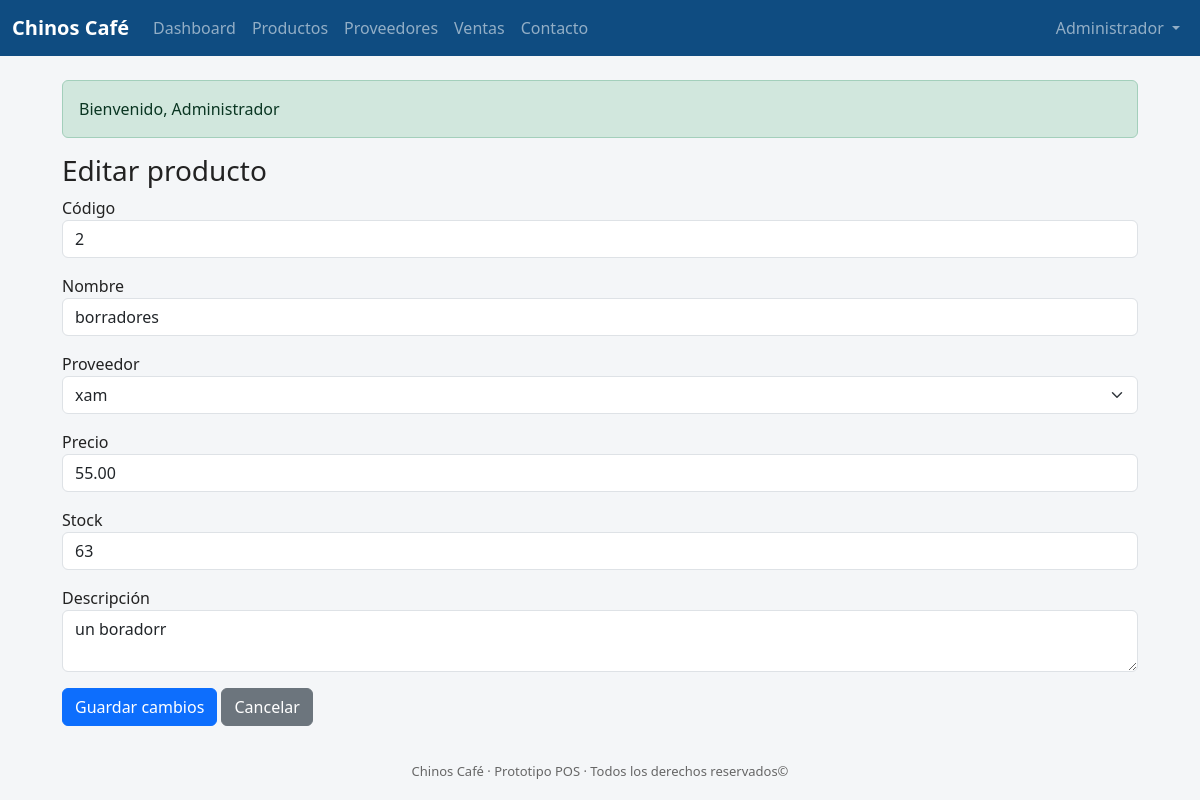
The app's page /chinoscafe/edit_product.php?id=2 (signed in) with its own data.
### tables this page shows
CREATE TABLE `users` (
  `id` int(11) NOT NULL,
  `username` varchar(100) NOT NULL,
  `password_hash` varchar(255) NOT NULL,
  `full_name` varchar(150) DEFAULT NULL,
  `created_at` timestamp NOT NULL DEFAULT current_timestamp()
);

CREATE TABLE `products` (
  `id` int(11) NOT NULL,
  `supplier_id` int(11) DEFAULT NULL,
  `code` varchar(50) DEFAULT NULL,
  `name` varchar(200) NOT NULL,
  `description` text DEFAULT NULL,
  `price` decimal(10,2) NOT NULL DEFAULT 0.00,
  `stock` int(11) NOT NULL DEFAULT 0,
  `created_at` timestamp NOT NULL DEFAULT current_timestamp()
);

### chinoscafe/auth.php (called while the page is built, shortened)
<?php
require_once 'db.php';
function flash_get() {
    if (!empty($_SESSION['flash'])) {
        $f = $_SESSION['flash'];
        return $f;
    }
    return null;
}
function current_user() {
    global $mysqli;
    $id = intval($_SESSION['user_id']);
    $res = $mysqli->query("SELECT id, username, full_name FROM users WHERE id = $id LIMIT 1");
    if ($res && $res->num_rows) {
        $cache = $res->fetch_assoc();
        return $cache;
    }
    return null;
}

### chinoscafe/edit_product.php (the view, shortened to what this page needs)
<?php
require_once 'db.php';
require_once 'auth.php';
require_once __DIR__ . '/utils/replicate_helper.php';
$id = intval($_GET['id'] ?? 0);
$res = $mysqli->query("SELECT * FROM products WHERE id = $id LIMIT 1");
$p = $res->fetch_assoc();
$suppliers = $mysqli->query("SELECT id, name FROM suppliers ORDER BY name");
include 'header.php';
?>
<h3>Editar producto</h3>
<form method="post">
  <div class="mb-3"><label>Código</label><input class="form-control" name="code" value="<?php echo htmlspecialchars($p['code']); ?>" required></div>
  <div class="mb-3"><label>Nombre</label><input class="form-control" name="name" value="<?php echo htmlspecialchars($p['name']); ?>" required></div>
  <div class="mb-3"><label>Proveedor</label>
    <select class="form-select" name="supplier_id">
      <?php while($s = $suppliers->fetch_assoc()){ $sel = $s['id']==$p['supplier_id'] ? 'selected':''; echo "<option value='{$s['id']}' $sel>".htmlspecialchars($s['name'])."</option>"; } ?>
    </select>
  </div>
  <div class="mb-3"><label>Precio</label><input class="form-control" type="number" step="0.01" name="price" value="<?php echo htmlspecialchars($p['price']); ?>"></div>
  <div class="mb-3"><label>Stock</label><input class="form-control" type="number" name="stock" value="<?php echo htmlspecialchars($p['stock']); ?>"></div>
  <div class="mb-3"><label>Descripción</label><textarea class="form-control" name="description"><?php echo htmlspecialchars($p['description']); ?></textarea></div>
  <button class="btn btn-primary">Guardar cambios</button>
  <a class="btn btn-secondary" href="products.php">Cancelar</a>
</form>
<?php include 'footer.php'; ?>

### chinoscafe/header.php (shortened to what this page needs)
<?php
require_once 'db.php';
require_once 'auth.php';
$flash = flash_get();
$user = current_user();
?>
<!doctype html>
<html>
<head>
  <link href="https://cdn.jsdelivr.net/npm/bootstrap@5.3.2/dist/css/bootstrap.min.css" rel="stylesheet">
  <link rel="stylesheet" href="assets/css/style.css">
</head>
<body>
<nav class="navbar navbar-expand-lg navbar-dark" style="background:#0f4c81;">
  <div class="container-fluid">
    <a class="navbar-brand" href="index.php">Chinos Café</a>
    <div class="collapse navbar-collapse" id="navMenu">
      <ul class="navbar-nav me-auto mb-2 mb-lg-0">
        <li class="nav-item"><a class="nav-link" href="index.php">Dashboard</a></li>
        <li class="nav-item"><a class="nav-link" href="products.php">Productos</a></li>
        <li class="nav-item"><a class="nav-link" href="suppliers.php">Proveedores</a></li>
        <li class="nav-item"><a class="nav-link" href="sales.php">Ventas</a></li>
        <li class="nav-item"><a class="nav-link" href="contact.php">Contacto</a></li>
      </ul>
      <ul class="navbar-nav ms-auto">
        <?php if ($user): ?>
          <li class="nav-item dropdown">
            <a class="nav-link dropdown-toggle" href="#" id="userMenu" role="button" data-bs-toggle="dropdown" aria-expanded="false">
              <?php echo htmlspecialchars($user['full_name'] ?: $user['username']); ?>
            </a>
          </li>
        <?php else: ?>
          <li class="nav-item"><a class="nav-link" href="login.php">Ingresar</a></li>
        <?php endif; ?>
      </ul>
    </div>
  </div>
</nav>
<div class="container my-4">
  <?php if ($flash): ?>
    <div class="alert alert-<?php echo ($flash['type']==='error' ? 'danger' : ($flash['type']==='warning'?'warning':'success')); ?>">
      <?php echo htmlspecialchars($flash['msg']); ?>
    </div>
  <?php endif; ?>

### chinoscafe/assets/css/style.css (style rules this page uses)
body { background:#f4f6f8; color:#222; }
.navbar-brand { font-weight:700; }
.container { max-width:1100px; }

### records on screen
users: full_name "Administrador"
products: code "2", name "borradores", price "55.00", stock "63", description "un boradorr"

### other values on screen
$flash['msg'] "Bienvenido, Administrador"
form field supplier_id "xam"
